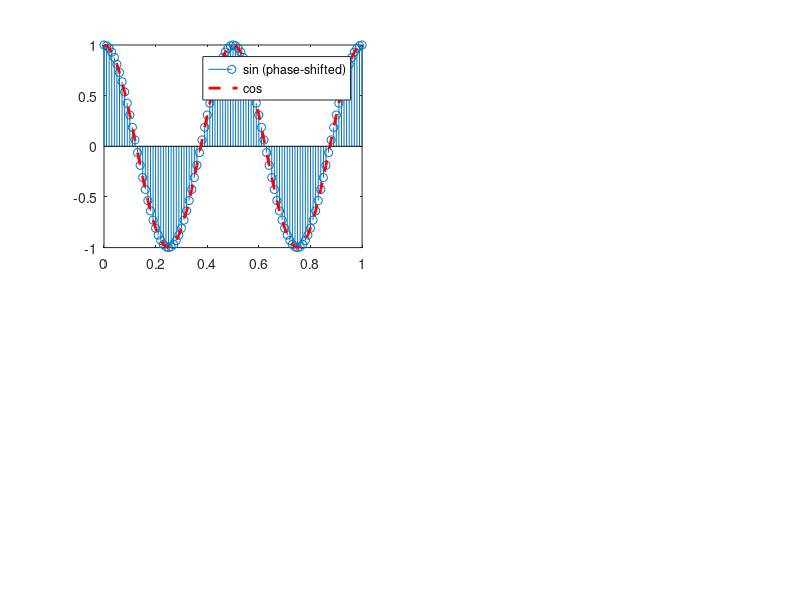

This figure's MATLAB source: (Note: this script raises an error after producing the figure.)
fs = 100;
time0 = 0; time1 = 1;
time = time0:1/fs:time1;

freq = 2;
%signal = sin(2*pi*freq*time);

%stem(time, signal);

phi = pi/2;

subplot(221);
signal = sin(2*pi*freq*time + phi);
stem(time, signal); hold on;
plot(time, cos(2*pi*freq*time), 'r--', 'LineWidth', 2);
legend('sin (phase-shifted)', 'cos');

amp = 2;
aubplot(222);
signal = a.*sin(2*pi*freq*time + phi);
stem(time, signal);

%% Stupid cell break
freq2 = 10;
change = 2;
 
subplot(311)
signal1 = sin(2*pi*freq*time);
plot(time, signal1); title('message');
 
subplot(312);
signal2 = sin(2*pi*freq2*time);
plot(time, signal2); title('carrier');
 
subplot(313);
signal3 = sin(2*pi*freq2*time + change.*sin(2*pi*freq*time - pi/2));
plot(time, signal3); title('FM signal');

%% Annoying cells
magnitudes = [0.1, 0, 1.3, 0.5];
phases = [-pi/6, 0, pi, 2*pi/3];
freq = 2;

signal_out = zeros(size(time));
for signal = 1:numel(magnitudes)
    current_signal = magnitudes(signal)*cos(2*pi*freq*signal*time + phases(signal));
    plot(time, current_signal, 'r:'); hold on;
    signal_out = signal_out + current_signal;
end
plot(time, signal_out, 'LineWidth', 2);

%% Annoying cell!
rng('default');

x = round(rand(1, 8)*10);
xlen = length(x);

x1 = fft(x);
x_mag = abs(x1);
x_phase = angle(x1);

n = 0:xlen-1;
time = 0:0.05:xlen-1;

for sig = xlen-1:-1:0
    val = sig+1;
    coarse(val,:) = x_mag(val)*cos(2*pi*n*sig/xlen + x_phase(val))/xlen;
    fine(val,:) = x_mag(val)*cos(2*pi*time*sig/xlen + x_phase(val))/xlen;
end

coarse_sum = sum(coarse);
fine_sum = sum(fine);

figure;
plot(n, x, 'mo', 'LineWidth', 2); hold on;
plot(time, fine_sum, 'b', 'LineWidth', 2);
plot(n, coarse_sum, 'r*', 'LineWidth', 2);
legend({'Original', 'Sum - All', 'Sum - Points only'});

%% Annoying cell!
fs = 20;
time0 = 0;
time1 = 1;
time = time0:1/fs:time1-(1/fs);

freq = 2;
signal = sin(2*pi*freq*time);

signal_fft = fft(signal, length(signal));
signal_fft_mag = abs(signal_fft);
signal_fft_phase = angle(signal_fft);
%stem(signal_fft_mag, 'LineWidth', 2);

npoints = length(signal);
fourier = [-npoints/2:npoints/2-1]./npoints;

signal_fft_mag = fftshift(signal_fft_mag);
stem(fourier, signal_fft_mag, 'LineWidth', 2);
xlabel('Frequency (Fs^{-1})');

%% Cell modeee
time = time0:1/fs:time1;
npoints = [length(time) 64 256 1024];

for point = 1:length(npoints)
    numpoint = npoints(point);
    subplot(2, 2, point);
    signal = sin(2*pi*freq*time);
    signal_fft = fft(signal, numpoint);
    signal_fft_mag = abs(signal_fft);
    signal_fft_phase = angle(signal_fft);
    
    fourier = [-numpoint/2:numpoint/2-1]./numpoint;
    signal_fft_mag = fftshift(signal_fft_mag);
    plot(fourier, signal_fft_mag, 'kx', fourier, signal_fft_mag, 'k');
    
    title(sprintf('%d point FFT', numpoint));
    xlabel('Frequency (Fs^{-1})');
end

%% Spectral leakage celll

time = time0:1/fs:time1-(1/fs);
num_repeat = [1, 2, 4, 8];

numpoints = 1024;

for point = 1:length(num_repeat)
    subplot(2, 2, point);
    
    signal = sin(2*pi*freq*time);
    signal = repmat(signal, [1, num_repeat(point)]);
 
    signal_fft = fft(signal, numpoint);
    signal_fft_mag = abs(signal_fft); 
    signal_fft_phase = angle(signal_fft);
 
    fourier = [-numpoint/2:numpoint/2-1]./numpoint;
    signal_fft_mag = fftshift(signal_fft_mag);
    plot(fourier, signal_fft_mag, 'kx', fourier, signal_fft_mag, 'k');
 
    title(sprintf('%d repeats',num_repeat(point)));
    xlabel('Frequency (Fs^{-1})');
end

%% Windowing
np = 25;
pfft = 1024;

windows = {'rectwin', 'triang', 'hamming', 'hanning', 'blackman'};
color = 'rgbcmyk';

for win = 1:length(windows)
    eval(cat(2, 'wn = ', windows{win}, '(np);'));
    wn = wn./sum(wn);
    
    subplot(211);
    plot(wn, color(win), 'LineWidth', 2); hold on;
    
    subplot(212);
    signal_fft = fft(win, pfft);
    signal_fft_mag = abs(signal_fft);
    signal_fft_phase = angle(signal_fft);
    
    fourier = [-pfft/2:pfft/2-1]./pfft;
    signal_fft_mag = fftshift(signal_fft_mag);
    
    meaningless(win) = plot(fourier, signal_fft_mag, color(win), 'LineWidth', 2);
    hold on;
end

xlabel('Frequency (Fs^{-1})');
legend(meaningless, windows);

%% Spectral estimation cell
[periodo, fourier] = periodogram(signal, [], np, fs);
plot(fourier, periodo);
xlabel('Frequency (Hz)'); hold on;
[periodo, fourier] = periodogram(signal, hanning(length(signal)), np, fs);
plot(fourier, periodo, 'r');

%% pwelch()
fs = 20;
time0 = 0; 
time1 = 1;
freq = 2;
num_repeat = 4;

time = time0:1/fs:time1-(1/fs);
np = 1024;
signal = sin(2*pi*freq*time);
signal = repmat(signal, [1, num_repeat]);

[periodo, fourier] = periodogram(signal, rectwin(length(signal)), np, fs);
plot(fourier, periodo); hold on;

window_size = 40;
[periodo, fourier] = pwelch(signal, rectwin(window_size), window_size/2, np, fs);
plot(fourier, periodo, 'r'); 
xlabel('Frequency (Hz)');

%% pitfalls to real world signals
fs = 20;
time0 = 0;
time1 = 1;
freq = 2;
np = 1024;
gaps = [5, 10, 15];

time = time0:1/fs:time1;
signal = sin(2*pi*freq*time);

subplot(211);
plot(time, signal, 'k*'); hold on;

signal_fft = fft(signal, np);
signal_fft_mag = abs(signal_fft);
signal_fft_phase = angle(signal_fft);

fourier = [-np/2:np/2-1]./np;
signal_fft_mag = fftshift(signal_fft_mag);

subplot(212);
plot(fourier, signal_fft_mag, 'm-x'); hold on;
xlabel('Frequency (Fs^{-1})');

signal = sin(2*pi*freq*time);
signal2 = signal;
signal2(gaps) = []; 
time(gaps) = [];

subplot(211);
plot(time, signal2, 'bo'); hold on;

signal_fft = fft(signal2, np);
signal_fft_mag = abs(signal_fft);
signal_fft_phase = angle(signal_fft);

fourier = [-np/2:np/2-1]./np;
signal_fft_mag = fftshift(signal_fft_mag);

subplot(212);
plot(fourier, signal_fft_mag, 'b-x');
legend('Signal', 'Signal with gaps');

%% Application to real data
cd('C:\Users\Emily\Desktop\R042-2013-08-18');
cfg = [];
cfg.fc = {'R042-2013-08-18-CSC11a.ncs'};
csc = LoadCSC(cfg);

csc_pre = restrict(csc,0,csc.cfg.ExpKeys.task(1)+10);

%plot(diff(csc_pre.tvec));
fs = 1./mean(diff(csc_pre.tvec));

factor = 4;
csc_pre.data = decimate(csc_pre.data, factor);
csc_pre.tvec = downsample(csc_pre.tvec, factor);
csc_pre.cfg.hdr{1}.SamplingFrequency = csc_pre.cfg.hdr{1}.SamplingFrequency./factor;

window = 1024;
[periodo, fourier] = periodogram(csc_pre.data, hamming(length(csc_pre.data)), length(csc_pre.data), fs);
plot(fourier, 10*log10(periodo), 'k');
xlabel('Frequency (Hz)');
ylabel('Power (dB)');
xlim([0,150]);


% Question: line 258/259. Why do we decimate the data but downsample the
% time?


    
    
    
    